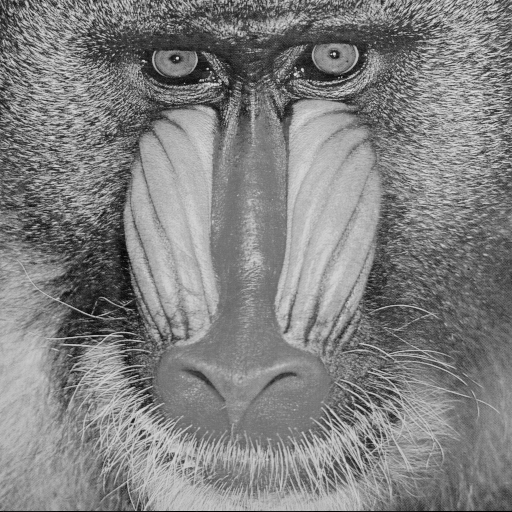
#> input picture baboon.png, 512 x 512 px
$ python main.py
#> lines starting #> are read from the running program, lines starting #| are printed output that depends on the picture
#===============================================================================
# Trabalho 1
#-------------------------------------------------------------------------------
# Autor: Eduarda Simonis Gavião
# UNICAMP
#===============================================================================
# Importando bibliotecas
import sys
import numpy as np
import cv2

#importando a Imagem
BABOON_IMAGE =  'baboon.png'
BUTTERFLY_IMAGE =  'butterfly.png'
DUCK_IMAGE =  'gesonel.png'


# Exercicio 1.1
# [241 lines left out: functions mosaic_grid, combination, intensity, img_coloridas, colorida_cinza, ajuste_brilho and 3 more, not called in this run]


def main ():

    # Abre a imagem em escala de cinza.
    img1 = cv2.imread (BABOON_IMAGE,0)
#> img1 is the input picture: shape (512, 512); min 0, max 230, mean 129.1
    img2 = cv2.imread (BUTTERFLY_IMAGE,0)
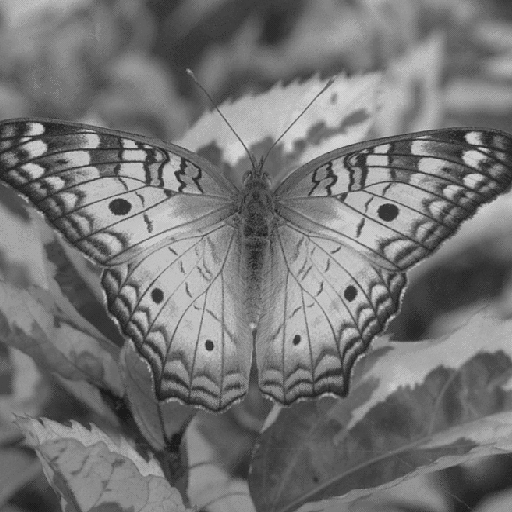
#> input picture butterfly.png, 512 x 512 px
#> img2 is the input picture: shape (512, 512); min 27, max 212, mean 116.8
    color1=cv2.imread(DUCK_IMAGE)
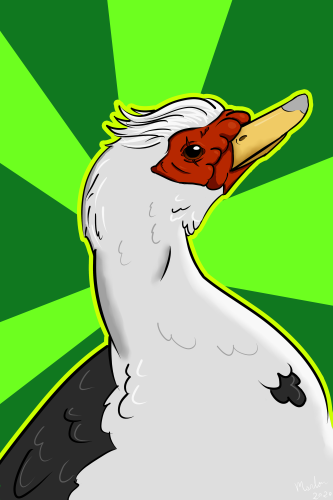
#> input picture gesonel.png, 333 x 500 px
#> color1 is the input picture: shape (500, 333, 3); mean B, G, R 97.5, 182.4, 123.2


    ##menu
    print('Qual problema deseja resolver?')
    print('Para 1.1 digite 1')
    print('Para 1.2 digite 2')
    print('Para 1.3 digite 3')
    print('Para 1.4-a digite 4a')
    print('Para 1.4-b digite 4b')
    print('Para 1.5 digite 5')
    print('Para 1.6 digite 6')
    print('Para 1.7 digite 7')
    print('Para 1.8 digite 8')
#> (the run stopped early here; a loop or call above may not have finished)
